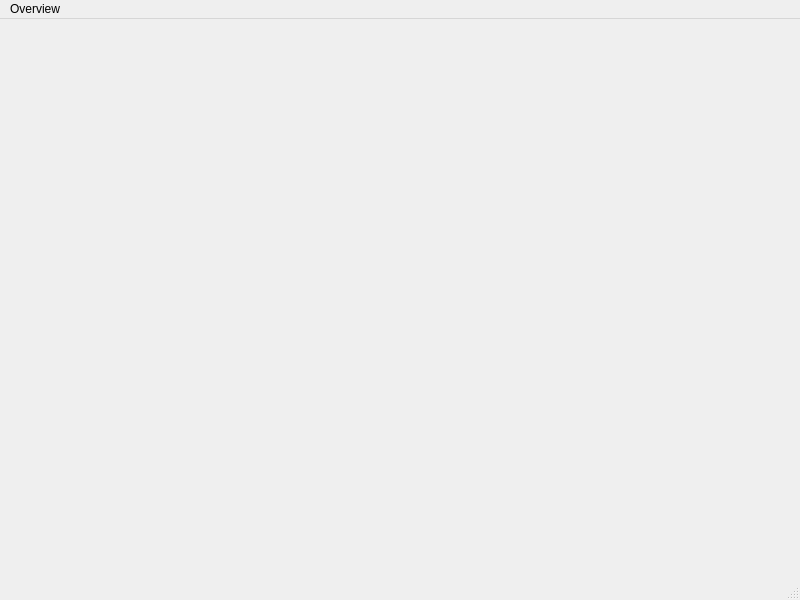
<?xml version="1.0" encoding="UTF-8"?>
<ui version="4.0">
 <class>MainWindow</class>
 <widget class="QMainWindow" name="MainWindow">
  <property name="geometry">
   <rect>
    <x>0</x>
    <y>0</y>
    <width>800</width>
    <height>600</height>
   </rect>
  </property>
  <property name="windowTitle">
   <string>MainWindow</string>
  </property>
  <widget class="QWidget" name="centralwidget">
   <widget class="QWidget" name="ramPlot" native="true">
    <property name="geometry">
     <rect>
      <x>30</x>
      <y>330</y>
      <width>721</width>
      <height>161</height>
     </rect>
    </property>
    <property name="sizePolicy">
     <sizepolicy hsizetype="Expanding" vsizetype="Expanding">
      <horstretch>0</horstretch>
      <verstretch>0</verstretch>
     </sizepolicy>
    </property>
    <property name="autoFillBackground">
     <bool>true</bool>
    </property>
   </widget>
   <widget class="QWidget" name="cpuPlot" native="true">
    <property name="geometry">
     <rect>
      <x>30</x>
      <y>50</y>
      <width>721</width>
      <height>161</height>
     </rect>
    </property>
    <property name="sizePolicy">
     <sizepolicy hsizetype="Expanding" vsizetype="Expanding">
      <horstretch>0</horstretch>
      <verstretch>0</verstretch>
     </sizepolicy>
    </property>
    <property name="autoFillBackground">
     <bool>true</bool>
    </property>
   </widget>
  </widget>
  <widget class="QMenuBar" name="menubar">
   <property name="geometry">
    <rect>
     <x>0</x>
     <y>0</y>
     <width>800</width>
     <height>20</height>
    </rect>
   </property>
   <widget class="QMenu" name="menuOverview">
    <property name="title">
     <string>Overview</string>
    </property>
   </widget>
   <addaction name="menuOverview"/>
  </widget>
  <widget class="QStatusBar" name="statusbar"/>
 </widget>
 <resources/>
 <connections/>
</ui>
